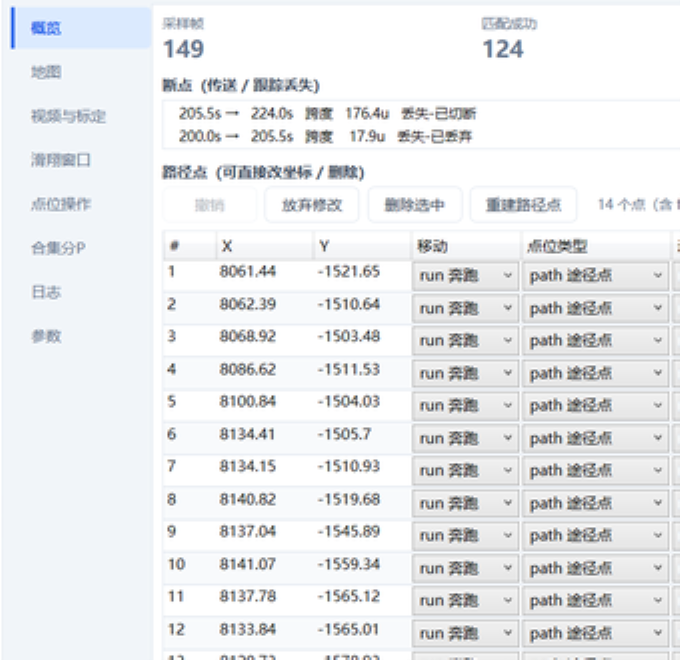
#> input picture _nav_crop.png, 680 x 660 px
$ python -i _make_yolo_ds5.py   (imports and definitions only)
#> lines starting #> are read from the running program, lines starting #| are printed output that depends on the picture; after the words box and inside, x2 and y2 are one past the last pixel; in counts of white or black regions, pixels touching at a corner belong together
#> further down, picture is the input picture: shape (660, 680, 3); mean B, G, R 238.2, 236.3, 234.6
### training/_paths.py
"""Shared data-root resolution for the training scripts.

The datasets, base weights and source videos are **not** distributed with this
repository — they are derived from route videos you supply yourself. Point
``VPT_ROOT`` at the folder that contains ``video/`` (the same folder the
application uses), or leave it unset to use this repository's own directory::

    set VPT_ROOT=D:\\my-genshin-data
    python training/_make_yolo_ds5.py

The scripts import :func:`data` and call it with path components, for example
``data('yolo_ds', 'data.yaml')``.
"""
import os

ROOT = os.environ.get("VPT_ROOT") or os.path.dirname(
    os.path.dirname(os.path.abspath(__file__))
)


def data(*parts):
    """Path under ``<ROOT>/video``, e.g. ``data('yolo_ds', 'data.yaml')``."""
    return os.path.join(ROOT, "video", *parts)

### training/_make_yolo_ds5.py
"""Expand the training set with HIGH-CONFIDENCE samples, then train the next
iteration.

WHAT CHANGED SINCE THE LAST ITERATION
--------------------------------------
A 5 fps scan with a low threshold (0.10) over both videos surfaced glide
events that the original manual pass had missed. Visual review of every
out-of-window candidate showed that 11 of the 12 p3 hits outside the
labelled windows really are deployed wings -- p3 contains roughly 15 glide
events, but only 4 had been labelled.

That also exposed a labelling error: the old P3_NEG window (275.0-281.7)
actually CONTAINED a glide at 275.6-275.8, so the previous dataset had
false negatives in it.

HOW THE POSITIVES ARE CHOSEN
-----------------------------
Two sources, with different confidence floors:

  A. HIGH CONFIDENCE (>= 0.45) inside the already-verified windows.
     These are the safest possible labels and are sampled densely.

  B. NEW VARIANTS (>= 0.15) in the 11 windows that the scan found and that
     were confirmed by eye. The model scores these low only because it has
     never seen them -- that is exactly why they are worth adding. They are
     sampled at half the rate so they do not swamp source A, and each of
     the 11 windows was individually checked to be a real deployed wing.

Everything between the confidence floors is skipped: it is neither a
positive nor a negative.

NEGATIVES
---------
The negative windows are now DERIVED from the positive windows rather than
listed by hand, so a glide can never end up inside a negative stretch.
The hard negatives (the character's cape, which spreads out exactly like a
wing) are kept explicitly.
"""
from _paths import data  # 数据根目录，见 training/README.md
import os, shutil, random
import numpy as np
import cv2
from ultralytics import YOLO

OUT = data('output', 'yolo')
DS = data('yolo_ds')
W = os.path.join(OUT, 'glider_v6', 'weights', 'best.pt')
P5 = data('p5.mp4')
P3 = data('p3.mp4')

# ---------------------------------------------------------------------------
# Glide windows, all confirmed by eye.
#   verified  = already in the training set
#   new       = found by the 5 fps scan and confirmed frame by frame
# ---------------------------------------------------------------------------
P5_VERIFIED = [(16.0, 32.0), (43.0, 52.0), (85.5, 90.5), (214.0, 218.5),
                (235.5, 240.5), (316.0, 318.5), (359.5, 362.0)]
P3_VERIFIED = [(318.0, 323.5), (331.5, 339.5), (344.5, 347.0), (371.5, 379.5)]
P5_NEW = []
P3_NEW = [(14.6, 15.0), (44.4, 44.6), (46.3, 48.4), (48.4, 48.4),
          (58.6, 58.8), (60.4, 61.2), (64.7, 64.7), (97.8, 98.8),
          (115.0, 116.0), (238.8, 238.8), (239.0, 244.0), (264.3, 267.3),
          (275.6, 275.8), (282.0, 282.2), (283.0, 283.0), (297.8, 297.8),
          (348.7, 349.0), (364.0, 365.0), (426.0, 426.0),
          (445.6, 446.2), (448.0, 448.0), (454.0, 454.7)]

# Explicit hard negatives: stretches with NO glide, including the ones that
# look like a glide (the cape) and the one the model got wrong (6.8-7.6 s).
P5_HARD_NEG = [(108.0, 121.5), (12.0, 17.5), (24.6, 25.9), (31.6, 33.5),
                (40.5, 43.0), (52.0, 56.5), (204.0, 214.0), (218.5, 235.5),
                (240.6, 316.0), (318.6, 359.5), (362.1, 390.0)]
P3_HARD_NEG = [(6.8, 7.6), (323.5, 331.5), (339.5, 344.5), (347.0, 348.6),
               (349.1, 363.9), (365.1, 371.5), (350.4, 354.9), (625.0, 629.1),
               (685.3, 691.3), (788.9, 793.7), (802.8, 806.0)]

CONF_HIGH = 0.20     # absolute floor for the verified windows
CONF_NEW = 0.10      # absolute floor for the newly found windows
# How many frames to take from each window at most. The wing flaps, so the
# model is confident on some frames of a glide and silent on others; taking
# a fixed NUMBER per window (the most confident ones) keeps the sample
# count stable without forcing frames the model does not believe in.
MAX_PER_WINDOW = 14
# The 11 new windows are sampled at half that rate: they are few frames
# each, but they carry the new colour/shape variants the model needs.
MAX_PER_NEW_WINDOW = 6

def wing_box(frame):
    """Box the wing: wide AND centred on the screen (the character is
    pinned to the centre while gliding). Picking the largest connected
    component is wrong whenever something else in the frame is bigger."""
    H, W = frame.shape[:2]
#> H = 660; W = 680
    cx = W // 2
#> cx = 340
    bx0, bx1 = int(W*0.24), int(W*0.76)
#> bx0 = 163; bx1 = 516
    by0, by1 = int(H*0.26), int(H*0.50)
#> by0 = 171; by1 = 330
    roi = frame[by0:by1, bx0:bx1]
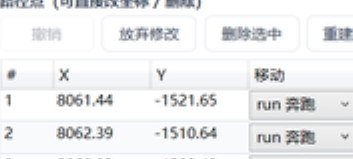
#> roi: shape (159, 353, 3); mean B, G, R 238.7, 237.4, 236.5
    if roi.size == 0: return None
    hsv = cv2.cvtColor(roi, cv2.COLOR_BGR2HSV)
#> hsv: shape (159, 353, 3); mean H, S, V 59, 5.5, 239.8
    gray = cv2.cvtColor(roi, cv2.COLOR_BGR2GRAY)
    med = np.median(gray)
#> med = 250
    med_sat = np.median(hsv[:, :, 1])
#> med_sat = 2
    fg = ((gray < med - 24) | ((hsv[:, :, 1] > med_sat + 40) & (hsv[:, :, 2] > 85))).astype(np.uint8)
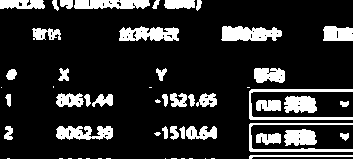
#> fg: shape (159, 353); values 0 (black) and 1 (white), 16.7% white; 57 white regions (19 under 20 px), largest, box (x1, y1, x2, y2) and area: (221, 26, 282, 41) 719, (249, 89, 353, 120) 687, (119, 26, 179, 41) 660
    fg = cv2.morphologyEx(fg, cv2.MORPH_CLOSE, np.ones((5, 5), np.uint8))
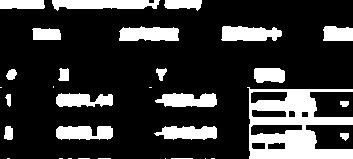
#> fg: shape (159, 353); values 0 (black) and 1 (white), 20.8% white; 32 white regions (11 under 20 px), largest, box (x1, y1, x2, y2) and area: (247, 87, 353, 159) 4218, (52, 0, 160, 11) 888, (119, 26, 179, 41) 756
    n, lab, st, ce = cv2.connectedComponentsWithStats(fg, 8)
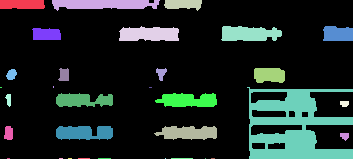
#> lab: shape (159, 353) int32; 33 distinct labels, from 0 to 32; one colour per label, 0 black
#> n = 33; st = 33 rows, first 6: [0, 0, 353, 159, 44431], [0, 0, 45, 9, 394], [52, 0, 108, 11, 888], [164, 0, 38, 11, 317], [119, 26, 60, 15, 756], [221, 26, 61, 15, 750]; ce = 33 pairs, first value 0.5 to 344.3, second value 3.82 to 158
    best, bs = None, -1e9
    for k in range(1, n):
        x, y, w, h, a = st[k][0], st[k][1], st[k][2], st[k][3], st[k][4]
        if a < 200 or w < 60 or w < 1.5*h: continue
        score = w - 2.2*abs((x + w/2) - (cx - bx0))
        if score > bs: bs, best = score, (x, y, w, h)
#> this loop made 32 passes
#> (x, y, w, h, a, score, bs) on passes 2, 4, 17, 22: (52, 0, 108, 11, 888, -48.2, -48.2), (119, 26, 60, 15, 756, -1.6, -1.6), (155, 93, 62, 14, 678, 42.2, 42.2), (154, 126, 63, 14, 665, 44.3, 44.3)
#> (x, y, w, h, a) on passes 1, 3, 6, 7, 8, 9: (0, 0, 45, 9, 394), (164, 0, 38, 11, 317), (323, 26, 30, 15, 408), (32, 28, 29, 12, 313), (6, 69, 11, 11, 88), (58, 68, 11, 13, 116)
#> after the loop, bs = 44.3
    if best is None: return None
    x, y, w, h = best
#> x = 154; y = 126; w = 63; h = 14
    if w < 0.10*(bx1-bx0): return None
    pad = 16
    x0 = max(0, bx0+x-pad); y0 = max(0, by0+y-pad)
#> after `x0 = max(0, bx0 + x - pad)`: x0 = 301
#> after `y0 = max(0, by0 + y - pad)`: y0 = 281
    x1 = min(W, bx0+x+w+pad); y1 = min(H, by0+y+h+pad)
#> after `x1 = min(W, bx0 + x + w + pad)`: x1 = 396
#> after `y1 = min(H, by0 + y + h + pad)`: y1 = 327
    if x1-x0 < 40 or y1-y0 < 15: return None
    return (x0, y0, x1, y1)

# [213 lines left out: functions merged, score_windows, per_window, main, not called in this run]

# [2 lines not run here, left out]

>>> import cv2
>>> picture = cv2.imread('../_nav_crop.png')
>>> result = wing_box(picture)
#> result = (301, 281, 396, 327)
